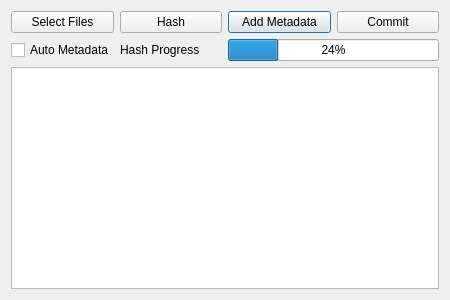
<?xml version="1.0" encoding="UTF-8"?>
<ui version="4.0">
 <class>DialogImportFiles</class>
 <widget class="QDialog" name="DialogImportFiles">
  <property name="geometry">
   <rect>
    <x>0</x>
    <y>0</y>
    <width>450</width>
    <height>300</height>
   </rect>
  </property>
  <property name="windowTitle">
   <string>Import Files</string>
  </property>
  <layout class="QGridLayout" name="gridLayout">
   <item row="1" column="2">
    <widget class="QPushButton" name="pushButtonMetadata">
     <property name="sizePolicy">
      <sizepolicy hsizetype="Preferred" vsizetype="Fixed">
       <horstretch>0</horstretch>
       <verstretch>0</verstretch>
      </sizepolicy>
     </property>
     <property name="text">
      <string>Add Metadata</string>
     </property>
    </widget>
   </item>
   <item row="1" column="0">
    <widget class="QPushButton" name="pushButtonSelectFiles">
     <property name="sizePolicy">
      <sizepolicy hsizetype="Preferred" vsizetype="Fixed">
       <horstretch>0</horstretch>
       <verstretch>0</verstretch>
      </sizepolicy>
     </property>
     <property name="text">
      <string>Select Files</string>
     </property>
    </widget>
   </item>
   <item row="1" column="1">
    <widget class="QPushButton" name="pushButtonHash">
     <property name="sizePolicy">
      <sizepolicy hsizetype="Preferred" vsizetype="Fixed">
       <horstretch>0</horstretch>
       <verstretch>0</verstretch>
      </sizepolicy>
     </property>
     <property name="text">
      <string>Hash</string>
     </property>
    </widget>
   </item>
   <item row="4" column="0" colspan="4">
    <widget class="QTableView" name="tableView">
     <property name="sortingEnabled">
      <bool>false</bool>
     </property>
    </widget>
   </item>
   <item row="1" column="3">
    <widget class="QPushButton" name="pushButtonCommit">
     <property name="sizePolicy">
      <sizepolicy hsizetype="Preferred" vsizetype="Fixed">
       <horstretch>0</horstretch>
       <verstretch>0</verstretch>
      </sizepolicy>
     </property>
     <property name="text">
      <string>Commit</string>
     </property>
    </widget>
   </item>
   <item row="2" column="2" colspan="2">
    <widget class="QProgressBar" name="progressBar">
     <property name="sizePolicy">
      <sizepolicy hsizetype="Preferred" vsizetype="Fixed">
       <horstretch>0</horstretch>
       <verstretch>0</verstretch>
      </sizepolicy>
     </property>
     <property name="value">
      <number>24</number>
     </property>
    </widget>
   </item>
   <item row="2" column="1">
    <widget class="QLabel" name="labelHashProgress">
     <property name="text">
      <string>Hash Progress</string>
     </property>
    </widget>
   </item>
   <item row="2" column="0">
    <widget class="QCheckBox" name="check_box_trust_auto_metadata">
     <property name="sizePolicy">
      <sizepolicy hsizetype="Minimum" vsizetype="Fixed">
       <horstretch>0</horstretch>
       <verstretch>0</verstretch>
      </sizepolicy>
     </property>
     <property name="text">
      <string>Auto Metadata</string>
     </property>
    </widget>
   </item>
  </layout>
 </widget>
 <resources/>
 <connections/>
</ui>
